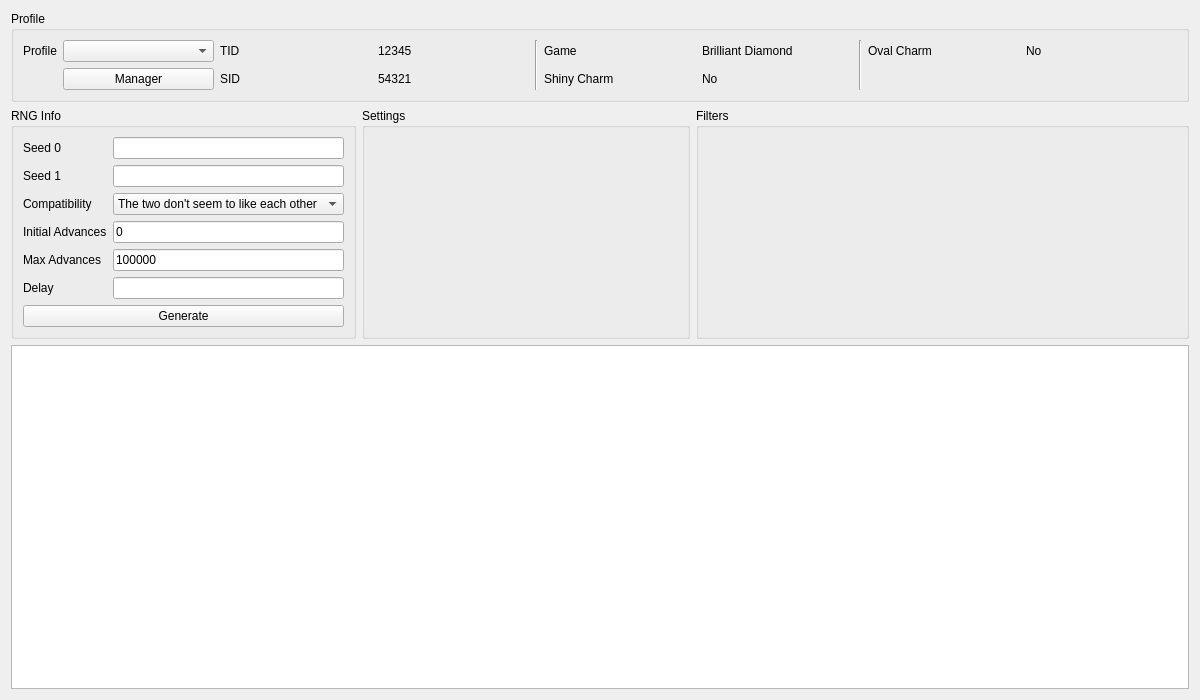
<?xml version="1.0" encoding="UTF-8"?>
<ui version="4.0">
 <class>Eggs8</class>
 <widget class="QWidget" name="Eggs8">
  <property name="geometry">
   <rect>
    <x>0</x>
    <y>0</y>
    <width>1200</width>
    <height>700</height>
   </rect>
  </property>
  <property name="windowTitle">
   <string>Gen 8 Eggs</string>
  </property>
  <layout class="QGridLayout" name="gridLayout_2">
   <item row="1" column="2">
    <widget class="QGroupBox" name="groupBoxFilters">
     <property name="sizePolicy">
      <sizepolicy hsizetype="Preferred" vsizetype="Preferred">
       <horstretch>3</horstretch>
       <verstretch>0</verstretch>
      </sizepolicy>
     </property>
     <property name="title">
      <string>Filters</string>
     </property>
     <layout class="QGridLayout" name="gridLayout">
      <item row="0" column="0" rowspan="2">
       <widget class="Filter" name="filter" native="true"/>
      </item>
     </layout>
    </widget>
   </item>
   <item row="1" column="0">
    <widget class="QGroupBox" name="groupBoxRNGInfo">
     <property name="sizePolicy">
      <sizepolicy hsizetype="Preferred" vsizetype="Preferred">
       <horstretch>1</horstretch>
       <verstretch>0</verstretch>
      </sizepolicy>
     </property>
     <property name="title">
      <string>RNG Info</string>
     </property>
     <layout class="QGridLayout" name="gridLayout_3">
      <item row="4" column="0">
       <widget class="QLabel" name="labelMaxAdvances">
        <property name="text">
         <string>Max Advances</string>
        </property>
       </widget>
      </item>
      <item row="3" column="0">
       <widget class="QLabel" name="labelInitialAdvances">
        <property name="text">
         <string>Initial Advances</string>
        </property>
       </widget>
      </item>
      <item row="8" column="0" colspan="2">
       <widget class="QPushButton" name="pushButtonGenerate">
        <property name="enabled">
         <bool>true</bool>
        </property>
        <property name="text">
         <string>Generate</string>
        </property>
        <property name="checkable">
         <bool>false</bool>
        </property>
        <property name="autoDefault">
         <bool>false</bool>
        </property>
       </widget>
      </item>
      <item row="3" column="1">
       <widget class="TextBox" name="textBoxInitialAdvances">
        <property name="text">
         <string notr="true">0</string>
        </property>
       </widget>
      </item>
      <item row="4" column="1">
       <widget class="TextBox" name="textBoxMaxAdvances">
        <property name="text">
         <string notr="true">100000</string>
        </property>
       </widget>
      </item>
      <item row="0" column="0">
       <widget class="QLabel" name="labelSeed0">
        <property name="text">
         <string>Seed 0</string>
        </property>
       </widget>
      </item>
      <item row="1" column="1">
       <widget class="TextBox" name="textBoxSeed1"/>
      </item>
      <item row="1" column="0">
       <widget class="QLabel" name="labelSeed1">
        <property name="text">
         <string>Seed 1</string>
        </property>
       </widget>
      </item>
      <item row="0" column="1">
       <widget class="TextBox" name="textBoxSeed0">
        <property name="cursorPosition">
         <number>0</number>
        </property>
       </widget>
      </item>
      <item row="2" column="0">
       <widget class="QLabel" name="labelCompatibility">
        <property name="text">
         <string>Compatibility</string>
        </property>
       </widget>
      </item>
      <item row="2" column="1">
       <widget class="ComboBox" name="comboBoxCompatibility">
        <item>
         <property name="text">
          <string>The two don't seem to like each other</string>
         </property>
        </item>
        <item>
         <property name="text">
          <string>The two seem to get along</string>
         </property>
        </item>
        <item>
         <property name="text">
          <string>The two seem to get along very well</string>
         </property>
        </item>
       </widget>
      </item>
      <item row="5" column="0">
       <widget class="QLabel" name="labelDelay">
        <property name="text">
         <string>Delay</string>
        </property>
       </widget>
      </item>
      <item row="5" column="1">
       <widget class="TextBox" name="textBoxDelay"/>
      </item>
     </layout>
    </widget>
   </item>
   <item row="2" column="0" colspan="3">
    <widget class="TableView" name="tableView">
     <property name="contextMenuPolicy">
      <enum>Qt::CustomContextMenu</enum>
     </property>
     <attribute name="verticalHeaderVisible">
      <bool>false</bool>
     </attribute>
    </widget>
   </item>
   <item row="1" column="1">
    <widget class="QGroupBox" name="groupBoxSettings">
     <property name="sizePolicy">
      <sizepolicy hsizetype="Preferred" vsizetype="Preferred">
       <horstretch>2</horstretch>
       <verstretch>0</verstretch>
      </sizepolicy>
     </property>
     <property name="title">
      <string>Settings</string>
     </property>
     <layout class="QGridLayout" name="gridLayout_11">
      <item row="0" column="0">
       <widget class="EggSettings" name="eggSettings" native="true"/>
      </item>
     </layout>
    </widget>
   </item>
   <item row="0" column="0" colspan="3">
    <widget class="QGroupBox" name="groupBoxProfile">
     <property name="title">
      <string>Profile</string>
     </property>
     <layout class="QGridLayout" name="gridLayout_4">
      <item row="0" column="0">
       <widget class="QLabel" name="labelProfile">
        <property name="sizePolicy">
         <sizepolicy hsizetype="Fixed" vsizetype="Preferred">
          <horstretch>0</horstretch>
          <verstretch>0</verstretch>
         </sizepolicy>
        </property>
        <property name="text">
         <string>Profile</string>
        </property>
       </widget>
      </item>
      <item row="0" column="1">
       <widget class="QComboBox" name="comboBoxProfiles"/>
      </item>
      <item row="0" column="2">
       <widget class="QLabel" name="labelProfileTID">
        <property name="text">
         <string>TID</string>
        </property>
       </widget>
      </item>
      <item row="0" column="3">
       <widget class="QLabel" name="labelProfileTIDValue">
        <property name="text">
         <string notr="true">12345</string>
        </property>
       </widget>
      </item>
      <item row="0" column="4" rowspan="2">
       <widget class="Line" name="line_4">
        <property name="orientation">
         <enum>Qt::Vertical</enum>
        </property>
       </widget>
      </item>
      <item row="0" column="5">
       <widget class="QLabel" name="labelProfileGame">
        <property name="text">
         <string>Game</string>
        </property>
       </widget>
      </item>
      <item row="0" column="6">
       <widget class="QLabel" name="labelProfileGameValue">
        <property name="text">
         <string>Brilliant Diamond</string>
        </property>
       </widget>
      </item>
      <item row="0" column="7" rowspan="2">
       <widget class="Line" name="line_5">
        <property name="orientation">
         <enum>Qt::Vertical</enum>
        </property>
       </widget>
      </item>
      <item row="0" column="8">
       <widget class="QLabel" name="labelProfileOvalCharm">
        <property name="text">
         <string>Oval Charm</string>
        </property>
       </widget>
      </item>
      <item row="0" column="9">
       <widget class="QLabel" name="labelProfileOvalCharmValue">
        <property name="text">
         <string>No</string>
        </property>
       </widget>
      </item>
      <item row="1" column="1">
       <widget class="QPushButton" name="pushButtonProfileManager">
        <property name="text">
         <string>Manager</string>
        </property>
       </widget>
      </item>
      <item row="1" column="2">
       <widget class="QLabel" name="labelProfileSID">
        <property name="text">
         <string>SID</string>
        </property>
       </widget>
      </item>
      <item row="1" column="3">
       <widget class="QLabel" name="labelProfileSIDValue">
        <property name="text">
         <string notr="true">54321</string>
        </property>
       </widget>
      </item>
      <item row="1" column="5">
       <widget class="QLabel" name="labelProfileShinyCharm">
        <property name="text">
         <string>Shiny Charm</string>
        </property>
       </widget>
      </item>
      <item row="1" column="6">
       <widget class="QLabel" name="labelProfileShinyCharmValue">
        <property name="text">
         <string>No</string>
        </property>
       </widget>
      </item>
     </layout>
    </widget>
   </item>
  </layout>
 </widget>
 <customwidgets>
  <customwidget>
   <class>ComboBox</class>
   <extends>QComboBox</extends>
   <header>Form/Controls/ComboBox.hpp</header>
  </customwidget>
  <customwidget>
   <class>TextBox</class>
   <extends>QLineEdit</extends>
   <header>Form/Controls/TextBox.hpp</header>
  </customwidget>
  <customwidget>
   <class>TableView</class>
   <extends>QTableView</extends>
   <header>Form/Controls/TableView.hpp</header>
  </customwidget>
  <customwidget>
   <class>Filter</class>
   <extends>QWidget</extends>
   <header>Form/Controls/Filter.hpp</header>
   <container>1</container>
  </customwidget>
  <customwidget>
   <class>EggSettings</class>
   <extends>QWidget</extends>
   <header>Form/Controls/EggSettings.hpp</header>
   <container>1</container>
  </customwidget>
 </customwidgets>
 <tabstops>
  <tabstop>comboBoxProfiles</tabstop>
  <tabstop>pushButtonProfileManager</tabstop>
  <tabstop>textBoxSeed0</tabstop>
  <tabstop>textBoxSeed1</tabstop>
  <tabstop>comboBoxCompatibility</tabstop>
  <tabstop>textBoxInitialAdvances</tabstop>
  <tabstop>textBoxMaxAdvances</tabstop>
  <tabstop>textBoxDelay</tabstop>
  <tabstop>pushButtonGenerate</tabstop>
  <tabstop>tableView</tabstop>
 </tabstops>
 <resources/>
 <connections/>
</ui>
